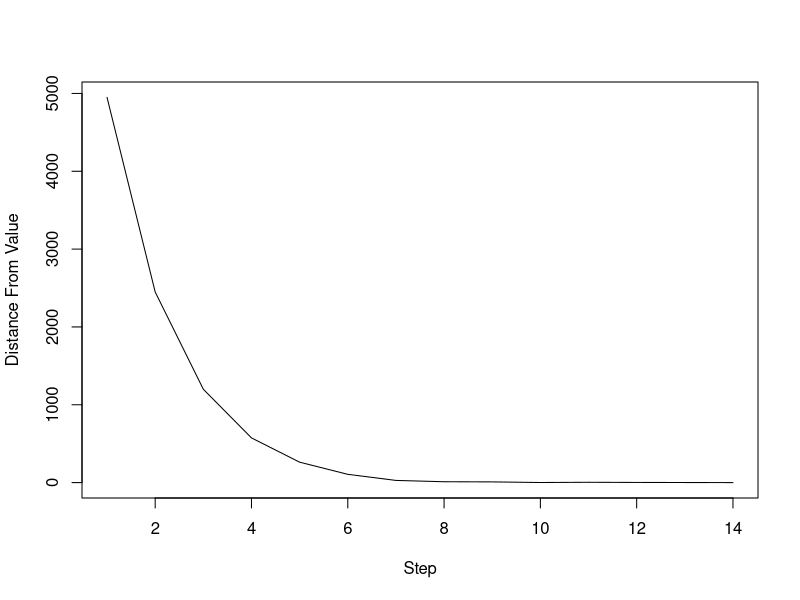

This chart was generated by the following R code:
# This is a binary search done in R. 
# Using R's plotting capabilities to also plot the distance at
# each step of the binary search.

search2 <- function(list, item, returndata = FALSE) {
    min <- 0
    max <- length(list)
    prevs <- matrix(ncol = 2)
    while(TRUE) {
        cursor <- as.integer(ceiling((min + max) / 2))
        dist <- abs(cursor-item)
        prevs <- rbind(prevs, c(cursor, dist))
        if (list[cursor]  < item) {
            min <- cursor
        } else if (list[cursor]  > item) {
            max <- cursor
        } else if (returndata) {
            prevs <- prevs[-1, ]
            return(prevs)
        } else {
            return(cursor)
        }
    }
}

g <- list()

for (i in 1:10000) {
    g <- append(g, i)
}

vals <- search2(g, 51, returndata = TRUE)

plot(1:nrow(vals), vals[,2], "l", xlab = "Step", ylab = "Distance From Value")
